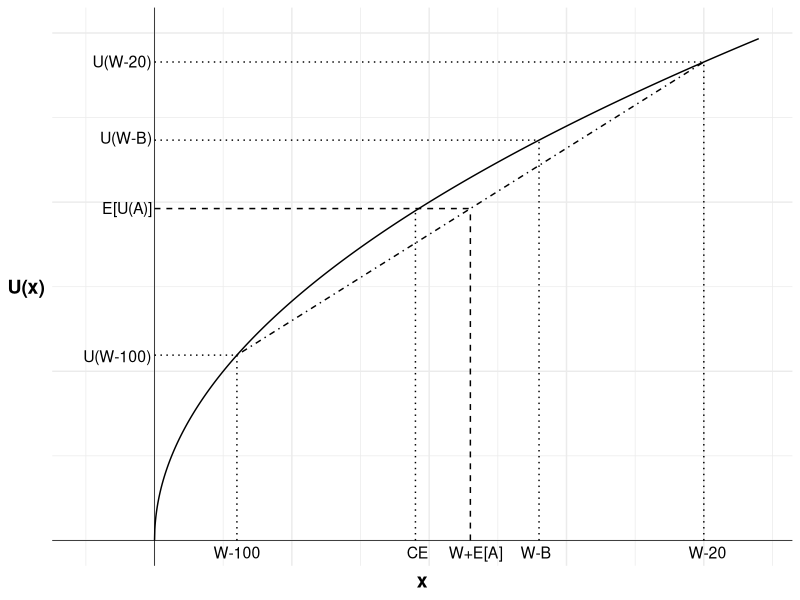
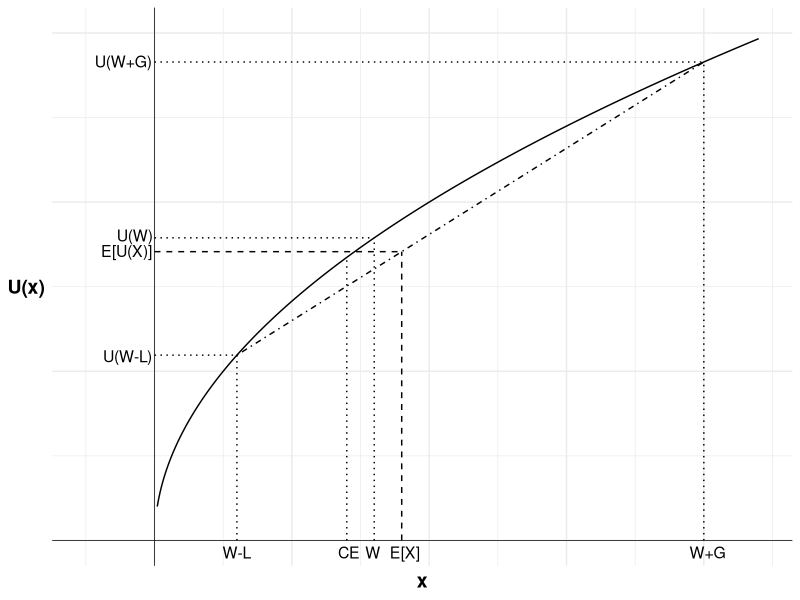
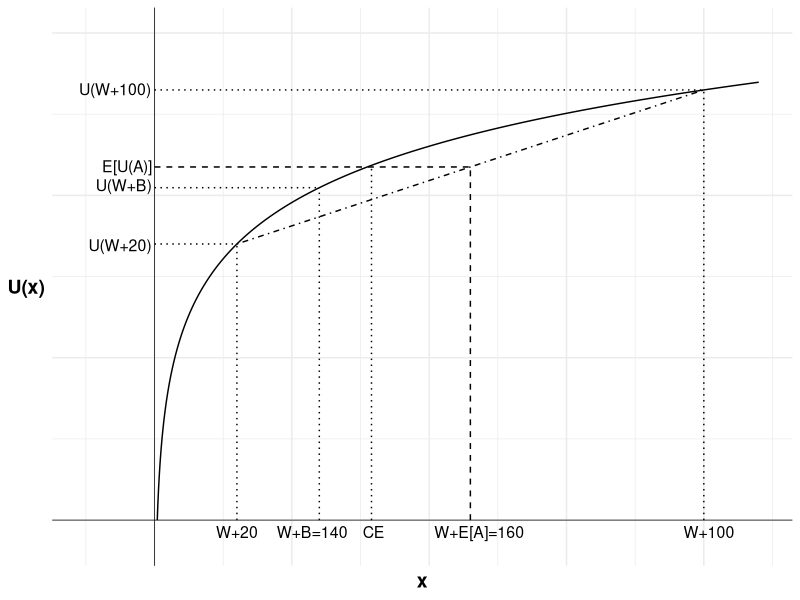
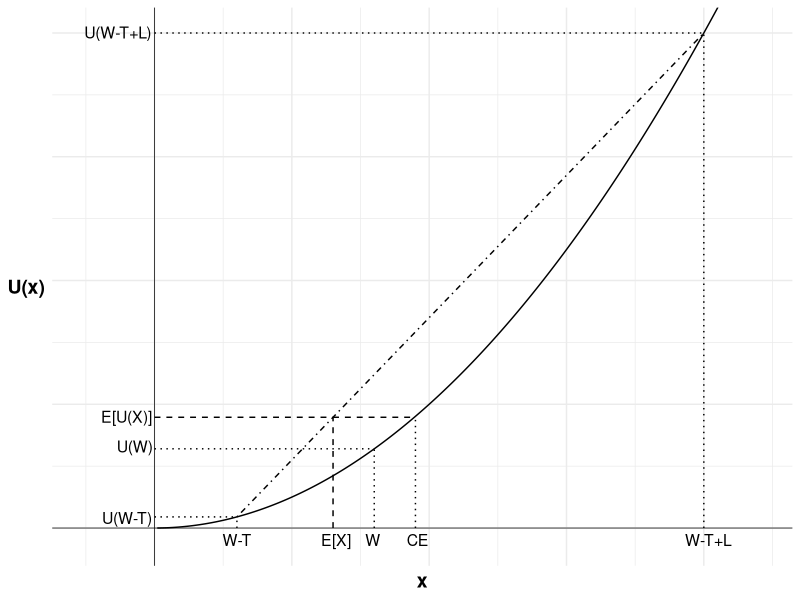

Generate these figures, in order, with R:
## ---- chunk 1
equation <- function(W){
  log(W) - 0.6 * log(W + 100) - 0.4 * log(W - 100)
}

indifference <- uniroot(equation, c(200, 1000))
## ---- chunk 2
#| fig-cap: Simon's consideration of option A and B

library(ggplot2)

u <- function(x){
  x^0.5
}

df <- data.frame(
  x=seq(0,220,0.1),
  y=NA
)

df$y <- u(df$x)

#Variables for plot (may not match labels as not done to scale)
#Payoffs from gamble
x1<-30 #loss
x2<-200 #win
ev<-115 #expected value of gamble
xc<-140 #certain outcome
ce<-95 #certainty equivalent
px2<-(ev-x1)/(x2-x1)

ggplot(mapping = aes(x, y)) +

  #Plot the utility curve
  geom_line(data = df) +
  geom_vline(xintercept = 0, linewidth=0.25)+ 
  geom_hline(yintercept = 0, linewidth=0.25)+
  labs(x = "x", y = "U(x)")+

  # Set the theme
  theme_minimal()+

  #remove numbers on each axis
  theme(axis.text.x = element_blank(),
            axis.text.y = element_blank(),
            axis.title=element_text(size=14,face="bold"),
            axis.title.y = element_text(angle=0, vjust=0.5))+

  #limit to y greater than zero and x greater than -8 (need -8 so space for y-axis labels)
  coord_cartesian(xlim = c(-25, 220), ylim = c(0,15))+

  #Add labels W-100, U(W-100) and line to curve indicating each
  annotate("text", x = x1, y = 0, label = "W-100", size = 4, hjust = 0.5, vjust = 1.5)+
  annotate("segment", x = x1, y = 0, xend = x1, yend = u(x1), linewidth = 0.5, colour = "black", linetype="dotted")+
  annotate("segment", x = 0, y = u(x1), xend = x1, yend = u(x1), linewidth = 0.5, colour = "black", linetype="dotted")+
  annotate("text", x = 0, y = u(x1), label = "U(W-100)", size = 4, hjust = 1.05, vjust = 0.6)+

  #Add labels W-B, U(W-B) and line to curve indicating each
  annotate("text", x = xc, y = 0, label = "W-B", size = 4, hjust = 0.6, vjust = 1.5)+
  annotate("segment", x = xc, y = 0, xend = xc, yend = u(xc), linewidth = 0.5, colour = "black", linetype="dotted")+
  annotate("segment", x = 0, y = u(xc), xend = xc, yend = u(xc), linewidth = 0.5, colour = "black", linetype="dotted")+
  annotate("text", x = 0, y = u(xc), label = "U(W-B)", size = 4, hjust = 1.05, vjust = 0.3)+

  #Add expected utility line
  annotate("segment", x = x1, xend = x2, y = u(x1), yend = u(x2), linewidth = 0.5, colour = "black", linetype="dotdash")+

  #Add labels W-20, U(W-20) and line to curve indicating each
  annotate("text", x = x2, y = 0, label = "W-20", size = 4, hjust = 0.4, vjust = 1.5)+
  annotate("segment", x = x2, y = 0, xend = x2, yend = u(x2), linewidth = 0.5, colour = "black", linetype="dotted")+
  annotate("segment", x = 0, y = u(x2), xend = x2, yend = u(x2), linewidth = 0.5, colour = "black", linetype="dotted")+
  annotate("text", x = 0, y = u(x2), label = "U(W-20)", size = 4, hjust = 1.05, vjust = 0.45)+

  #Add labels W+E[A], E[U(W+A)] and curve indicating each
  annotate("text", x = ev, y = 0, label = "W+E[A]", size = 4, hjust = 0.4, vjust = 1.5)+
  annotate("segment", x = ev, y = 0, xend = ev, yend = u(x1)+(u(x2)-u(x1))*px2, linewidth = 0.5, colour = "black", linetype="dashed")+
  annotate("segment", x = 0, y = u(x1)+(u(x2)-u(x1))*px2, xend = ev, yend = u(x1)+(u(x2)-u(x1))*px2, linewidth = 0.5, colour = "black", linetype="dashed")+
  annotate("text", x = 0, y = u(x1)+(u(x2)-u(x1))*px2, label = "E[U(A)]", size = 4, hjust = 1.05, vjust = 0.45)+

  #Add vertical line indicating certainty equivalent and labelled "CE"
  annotate("segment", x = ce, xend = ce, y = 0, yend = u(ce), linewidth = 0.5, colour = "black", linetype="dotted")+
  annotate("text", x = ce, y = 0, label = "CE", size = 4, hjust = 0.4, vjust = 1.5)

## ---- chunk 3

#| fig-cap: Stacey's consideration of whether to purchase a business ticket

library(ggplot2)

u <- function(x){
  x^0.5
}

df <- data.frame(
  x=seq(1,220,0.1),
  y=NA
)

df$y <- u(df$x)

#Variables for plot (may not match labels as not done to scale)
#Payoffs from gamble
x1<-30 #loss
x2<-200 #win
ev<-90 #expected value of gamble
xc<-80 #certain outcome
ce<-70 #certainty equivalent
px2<-(ev-x1)/(x2-x1)

ggplot(mapping = aes(x, y)) +

  #Plot the utility curve
  geom_line(data = df) +
  geom_vline(xintercept = 0, linewidth=0.25)+ 
  geom_hline(yintercept = 0, linewidth=0.25)+
  labs(x = "x", y = "U(x)")+

  # Set the theme
  theme_minimal()+

  #remove numbers on each axis
  theme(axis.text.x = element_blank(),
            axis.text.y = element_blank(),
            axis.title=element_text(size=14,face="bold"),
            axis.title.y = element_text(angle=0, vjust=0.5))+

  #limit to y greater than zero and x greater than -8 (need -8 so space for y-axis labels)
  coord_cartesian(xlim = c(-25, 220), ylim = c(0, 15))+

  #Add labels W-L, U(W-L) and line to curve indicating each
  annotate("text", x = x1, y = 0, label = "W-L", size = 4, hjust = 0.5, vjust = 1.5)+
  annotate("segment", x = x1, y = 0, xend = x1, yend = u(x1), linewidth = 0.5, colour = "black", linetype="dotted")+
  annotate("segment", x = 0, y = u(x1), xend = x1, yend = u(x1), linewidth = 0.5, colour = "black", linetype="dotted")+
  annotate("text", x = 0, y = u(x1), label = "U(W-L)", size = 4, hjust = 1.05, vjust = 0.6)+

  #Add labels W, U(W) and line to curve indicating each
  annotate("text", x = xc, y = 0, label = "W", size = 4, hjust = 0.6, vjust = 1.5)+
  annotate("segment", x = xc, y = 0, xend = xc, yend = u(xc), linewidth = 0.5, colour = "black", linetype="dotted")+
  annotate("segment", x = 0, y = u(xc), xend = xc, yend = u(xc), linewidth = 0.5, colour = "black", linetype="dotted")+
  annotate("text", x = 0, y = u(xc), label = "U(W)", size = 4, hjust = 1.05, vjust = 0.3)+

  #Add expected utility line
  annotate("segment", x = x1, xend = x2, y = u(x1), yend = u(x2), linewidth = 0.5, colour = "black", linetype="dotdash")+

  #Add labels W+G, U(W+G) and line to curve indicating each
  annotate("text", x = x2, y = 0, label = "W+G", size = 4, hjust = 0.4, vjust = 1.5)+
  annotate("segment", x = x2, y = 0, xend = x2, yend = u(x2), linewidth = 0.5, colour = "black", linetype="dotted")+
  annotate("segment", x = 0, y = u(x2), xend = x2, yend = u(x2), linewidth = 0.5, colour = "black", linetype="dotted")+
  annotate("text", x = 0, y = u(x2), label = "U(W+G)", size = 4, hjust = 1.05, vjust = 0.45)+

  #Add labels E[X], E[U(X)] and curve indicating each
  annotate("text", x = ev, y = 0, label = "E[X]", size = 4, hjust = 0.4, vjust = 1.5)+
  annotate("segment", x = ev, y = 0, xend = ev, yend = u(x1)+(u(x2)-u(x1))*px2, linewidth = 0.5, colour = "black", linetype="dashed")+
  annotate("segment", x = 0, y = u(x1)+(u(x2)-u(x1))*px2, xend = ev, yend = u(x1)+(u(x2)-u(x1))*px2, linewidth = 0.5, colour = "black", linetype="dashed")+
  annotate("text", x = 0, y = u(x1)+(u(x2)-u(x1))*px2, label = "E[U(X)]", size = 4, hjust = 1.05, vjust = 0.45)+

  #Add vertical line indicating certainty equivalent and labelled "CE"
  annotate("segment", x = ce, xend = ce, y = 0, yend = u(ce), linewidth = 0.5, colour = "black", linetype="dotted")+
  annotate("text", x = ce, y = 0, label = "CE", size = 4, hjust = 0.4, vjust = 1.5)

## ---- chunk 4
#| label: fig-anthony
#| fig-cap: "Anthony's consideration of option A and B"

library(ggplot2)

u <- function(x){
  log(x)
}

df <- data.frame(
  x=seq(1,220,0.1),
  y=NA
)

df$y <- u(df$x)

#Variables for plot (may not match labels as not done to scale)
#Payoffs from gamble
x1<-30 #loss
x2<-200 #win
ev<-115 #expected value of gamble
xc<-60 #certain outcome
ce<-79 #certainty equivalent
px2<-(ev-x1)/(x2-x1)

ggplot(mapping = aes(x, y)) +

  #Plot the utility curve
  geom_line(data = df) +
  geom_vline(xintercept = 0, linewidth=0.25)+ 
  geom_hline(yintercept = 0, linewidth=0.25)+
  labs(x = "x", y = "U(x)")+

  # Set the theme
  theme_minimal()+

  #remove numbers on each axis
  theme(axis.text.x = element_blank(),
            axis.text.y = element_blank(),
            axis.title=element_text(size=14,face="bold"),
            axis.title.y = element_text(angle=0, vjust=0.5))+

#set limits - need to include room for labels
  coord_cartesian(xlim = c(-25, 220), ylim = c(-0.25, 6))+

  #Add labels W+20, U(W+20) and line to curve indicating each
  annotate("text", x = x1, y = 0, label = "W+20", size = 4, hjust = 0.5, vjust = 1.5)+
  annotate("segment", x = x1, y = 0, xend = x1, yend = u(x1), linewidth = 0.5, colour = "black", linetype="dotted")+
  annotate("segment", x = 0, y = u(x1), xend = x1, yend = u(x1), linewidth = 0.5, colour = "black", linetype="dotted")+
  annotate("text", x = 0, y = u(x1), label = "U(W+20)", size = 4, hjust = 1.05, vjust = 0.6)+

  #Add labels W+B, U(W+B) and line to curve indicating each
  annotate("text", x = xc, y = 0, label = "W+B=140", size = 4, hjust = 0.6, vjust = 1.5)+
  annotate("segment", x = xc, y = 0, xend = xc, yend = u(xc), linewidth = 0.5, colour = "black", linetype="dotted")+
  annotate("segment", x = 0, y = u(xc), xend = xc, yend = u(xc), linewidth = 0.5, colour = "black", linetype="dotted")+
  annotate("text", x = 0, y = u(xc), label = "U(W+B)", size = 4, hjust = 1.05, vjust = 0.3)+

  #Add expected utility line
  annotate("segment", x = x1, xend = x2, y = u(x1), yend = u(x2), linewidth = 0.5, colour = "black", linetype="dotdash")+

  #Add labels W+100, U(W+100) and line to curve indicating each
  annotate("text", x = x2, y = 0, label = "W+100", size = 4, hjust = 0.4, vjust = 1.5)+
  annotate("segment", x = x2, y = 0, xend = x2, yend = u(x2), linewidth = 0.5, colour = "black", linetype="dotted")+
  annotate("segment", x = 0, y = u(x2), xend = x2, yend = u(x2), linewidth = 0.5, colour = "black", linetype="dotted")+
  annotate("text", x = 0, y = u(x2), label = "U(W+100)", size = 4, hjust = 1.05, vjust = 0.45)+

  #Add labels W+E[A], E[U(W+A)] and curve indicating each
  annotate("text", x = ev, y = 0, label = "W+E[A]=160", size = 4, hjust = 0.4, vjust = 1.5)+
  annotate("segment", x = ev, y = 0, xend = ev, yend = u(x1)+(u(x2)-u(x1))*px2, linewidth = 0.5, colour = "black", linetype="dashed")+
  annotate("segment", x = 0, y = u(x1)+(u(x2)-u(x1))*px2, xend = ev, yend = u(x1)+(u(x2)-u(x1))*px2, linewidth = 0.5, colour = "black", linetype="dashed")+
  annotate("text", x = 0, y = u(x1)+(u(x2)-u(x1))*px2, label = "E[U(A)]", size = 4, hjust = 1.05, vjust = 0.45)+

  #Add vertical line indicating certainty equivalent and labelled "CE"
  annotate("segment", x = ce, xend = ce, y = 0, yend = u(ce), linewidth = 0.5, colour = "black", linetype="dotted")+
  annotate("text", x = ce, y = 0, label = "CE", size = 4, hjust = 0.4, vjust = 1.5)

## ---- chunk 5
#| label: fig-lottery
#| fig-cap: "Andrew's consideration of whether to purchase a lottery ticket"

library(ggplot2)

u <- function(x){
  x^2
}

df <- data.frame(
  x=seq(1,220,0.1),
  y=NA
)

df$y <- u(df$x)

#Variables for plot (may not match labels as not done to scale)
#Payoffs from gamble
x1<-30 #loss
x2<-200 #win
ev<-65 #expected value of gamble
xc<-80 #certain outcome
ce<-95 #certainty equivalent
px2<-(ev-x1)/(x2-x1)

ggplot(mapping = aes(x, y)) +

  #Plot the utility curve
  geom_line(data = df) +
  geom_vline(xintercept = 0, linewidth=0.25)+ 
  geom_hline(yintercept = 0, linewidth=0.25)+
  labs(x = "x", y = "U(x)")+

  # Set the theme
  theme_minimal()+

  #remove numbers on each axis
  theme(axis.text.x = element_blank(),
            axis.text.y = element_blank(),
            axis.title=element_text(size=14,face="bold"),
            axis.title.y = element_text(angle=0, vjust=0.5))+

#set limits - need to include room for labels
  coord_cartesian(xlim = c(-25, 220), ylim = c(-1000, 40000))+

  #Add labels W-T, U(W-T) and line to curve indicating each
  annotate("text", x = x1, y = 0, label = "W-T", size = 4, hjust = 0.5, vjust = 1.5)+
  annotate("segment", x = x1, y = 0, xend = x1, yend = u(x1), linewidth = 0.5, colour = "black", linetype="dotted")+
  annotate("segment", x = 0, y = u(x1), xend = x1, yend = u(x1), linewidth = 0.5, colour = "black", linetype="dotted")+
  annotate("text", x = 0, y = u(x1), label = "U(W-T)", size = 4, hjust = 1.05, vjust = 0.6)+

  #Add labels W, U(W) and line to curve indicating each
  annotate("text", x = xc, y = 0, label = "W", size = 4, hjust = 0.6, vjust = 1.5)+
  annotate("segment", x = xc, y = 0, xend = xc, yend = u(xc), linewidth = 0.5, colour = "black", linetype="dotted")+
  annotate("segment", x = 0, y = u(xc), xend = xc, yend = u(xc), linewidth = 0.5, colour = "black", linetype="dotted")+
  annotate("text", x = 0, y = u(xc), label = "U(W)", size = 4, hjust = 1.05, vjust = 0.3)+

  #Add expected utility line
  annotate("segment", x = x1, xend = x2, y = u(x1), yend = u(x2), linewidth = 0.5, colour = "black", linetype="dotdash")+

  #Add labels W-T+L, U(W-T+L) and line to curve indicating each
  annotate("text", x = x2, y = 0, label = "W-T+L", size = 4, hjust = 0.4, vjust = 1.5)+
  annotate("segment", x = x2, y = 0, xend = x2, yend = u(x2), linewidth = 0.5, colour = "black", linetype="dotted")+
  annotate("segment", x = 0, y = u(x2), xend = x2, yend = u(x2), linewidth = 0.5, colour = "black", linetype="dotted")+
  annotate("text", x = 0, y = u(x2), label = "U(W-T+L)", size = 4, hjust = 1.05, vjust = 0.45)+

  #Add labels E[X], E[U(X)] and curve indicating each
  annotate("text", x = ev, y = 0, label = "E[X]", size = 4, hjust = 0.4, vjust = 1.5)+
  annotate("segment", x = ev, y = 0, xend = ev, yend = u(x1)+(u(x2)-u(x1))*px2, linewidth = 0.5, colour = "black", linetype="dashed")+
  annotate("segment", x = 0, y = u(x1)+(u(x2)-u(x1))*px2, xend = ev, yend = u(x1)+(u(x2)-u(x1))*px2, linewidth = 0.5, colour = "black", linetype="dashed")+
  annotate("text", x = 0, y = u(x1)+(u(x2)-u(x1))*px2, label = "E[U(X)]", size = 4, hjust = 1.05, vjust = 0.45)+

  #Add vertical line indicating certainty equivalent and labelled "CE"
  annotate("segment", x = ce, xend = ce, y = 0, yend = u(ce), linewidth = 0.5, colour = "black", linetype="dotted")+
  annotate("segment", x = ev, y = u(x1)+(u(x2)-u(x1))*px2, xend = ce, yend = u(x1)+(u(x2)-u(x1))*px2, linewidth = 0.5, colour = "black", linetype="dashed")+
  annotate("text", x = ce, y = 0, label = "CE", size = 4, hjust = 0.4, vjust = 1.5)

